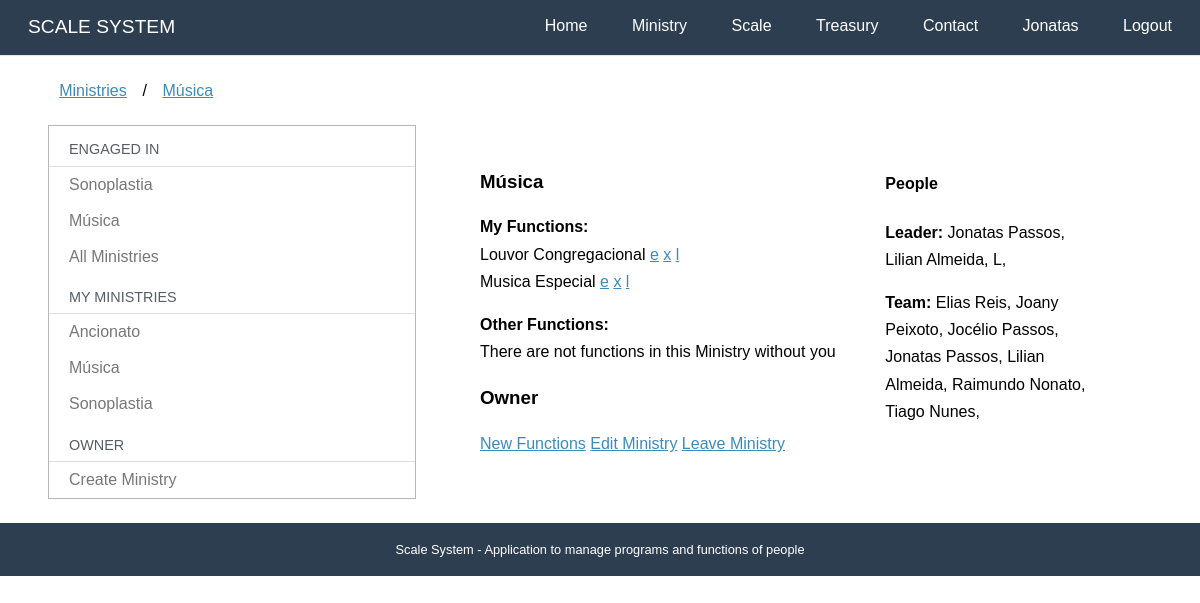
Page /ministries/musica (signed in) on the earlier database version.
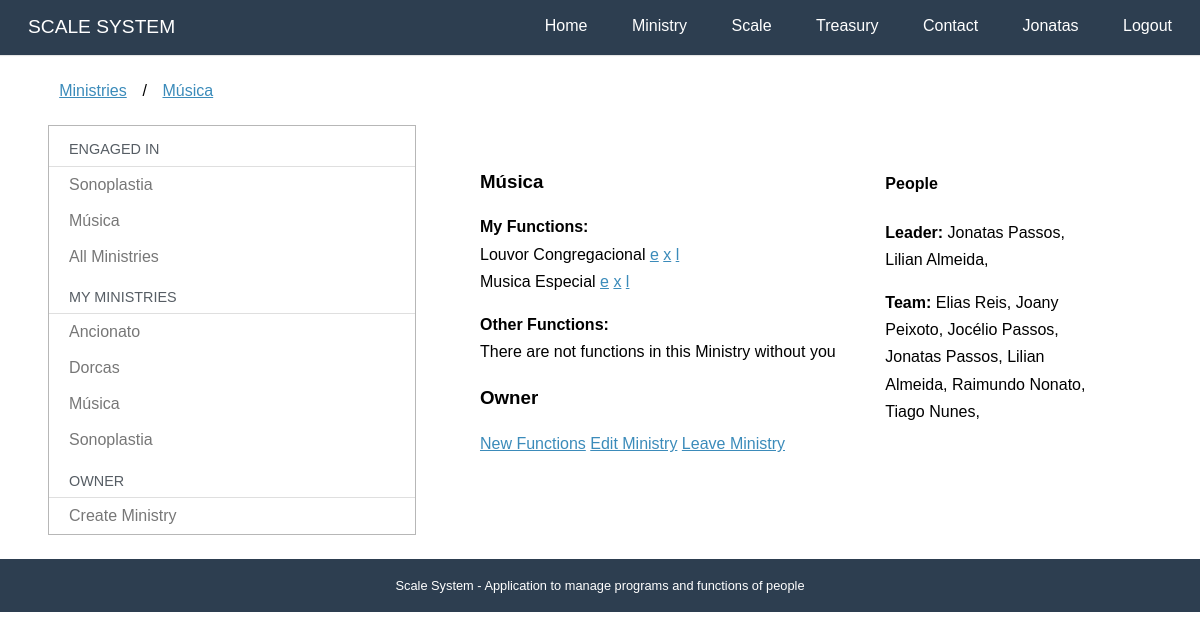
Same page on the later database version.
### accounts/models.py (models this page shows, shortened)
class User(AbstractBaseUser, PermissionsMixin):
    username = models.CharField(_('User Name'), max_length=30, unique=True,
        validators = [validators.RegexValidator(re.compile('^[\w.@+-]+$'),
            'O nome de usuário não pode conter letras, digitos ou os seguintes caracteres: @/./+/-/+')])
    email = models.EmailField(_('E-mail'), unique=True)
    name = models.CharField(_('Name'), max_length=100, blank=True)
    telefone = PhoneNumberField(_("Telegram Phone Number"), blank=True)
    name_telegram = models.SlugField(_("Telegram User Name"), blank=True)
    id_telegram = models.SlugField(_("Telegram ID"), blank=True)
    is_active = models.BooleanField(_('Is Active?'), blank=True, default=True)
    is_staff = models.BooleanField(_('Is Staff?'), blank=True, default=False)
    date_joined = models.DateTimeField(_('Entry date'), auto_now_add = True)
    first_access = models.BooleanField(_('Already logged in?'), blank=True, default=False)
    objects = UserManager()
    USERNAME_FIELD  = 'username'
    REQUIRED_FIELDS = ['email']
    def __str__(self):
        return self.name or self.username
    def get_full_name(self):
        return str(self)
    def get_first_name(self):
        return self.get_full_name().split()[0]
    class Meta:
        verbose_name= 'Usuário'
        verbose_name_plural = 'Usuários'
        ordering = ['username']

### ministries/models.py (models this page shows, shortened)
class Ministry (models.Model):
    name = models.CharField(_("Name"), max_length=50)
    slug = models.SlugField(_("Slug"))
    code = models.SlugField(_("Code"), blank=True) # sistema da tesouraria
    created_at = models.DateTimeField(_("Created at"), auto_now_add=True)
    updated_at = models.DateTimeField(_('Updated at'), auto_now=True)
    leader = models.ManyToManyField("accounts.User",blank=True, verbose_name=_("Leadership"))
    objects = MinistryManager()
    def __str__(self):
        return self.name
    def get_leader(self):
        return self.leader.get_queryset()
    def get_leader_string(self):
        users = self.get_leader()
        ret = ""
        for us in users:
            ret += us.get_full_name() + ", "
        return ret
    def get_team(self):
        funcs = Function.objects.filter(ministry = self)
        users = []
        for fn in funcs:
            users +=list(fn.people.get_queryset())
        team = []
        for us in users:
            if us not in team:
                team.append(us)
        team.sort(key=lambda x:x.name)
        return team
    def get_team_string(self):
        team = self.get_team()
        ret = ""
        for t in team:
            ret += str(t) + ", "
        return ret
    def get_functions(self, user):
        return Function.objects.filter(ministry = self, people = user)
    def get_not_functions(self, user):
        fn = list(Function.objects.filter(ministry = self, people = user))
        all = Function.objects.filter(ministry = self)
        return list(filter(lambda x: x not in fn,all))
    class Meta:
        verbose_name = _("Ministry")
        verbose_name_plural = _("Ministries")
        ordering = ['name']

class Function (models.Model):
    name = models.CharField(_("Name"), max_length=50)
    ministry = models.ForeignKey("ministries.Ministry", verbose_name=_("Ministry"), on_delete=models.CASCADE)
    people = models.ManyToManyField("accounts.User",blank=True, verbose_name=_("People"))
    overload = models.ManyToManyField("ministries.Function", blank=True,  verbose_name=_("Overload"))
    created_at = models.DateTimeField(_("Created at"), auto_now_add=True)
    updated_at = models.DateTimeField(_('Updated at'), auto_now=True)
    def __str__(self):
        return self.name
    class Meta:
        verbose_name = _("Function")
        verbose_name_plural = _("Functions")
        ordering = ['name']

### ministries/views.py (the view)
# urls.py: path('<slug:ministry>', views.description,  name='description'),
@login_required
def description(request, ministry):
    template_name = 'ministries/description.html'
    context = {}
    try:
        context['ministry'] = Ministry.objects.get(slug = ministry)
    except Ministry.DoesNotExist:
        context['ministry'] = None
    context['user'] = request.user
    context['functions'] = context['ministry'].get_functions(request.user)
    context['not_functions'] = context['ministry'].get_not_functions(request.user)
    context['my_engaged'] = utils.my_engaged(request.user)
    context['my_ministries'] = utils.my_ministries(request.user)
    return render (request, template_name, context)

### ministries/utils.py (called while the page is built)
def my_engaged(user):
    def m(x):
        return [x.ministry]
    def r(x,a):
        if x not in a:
            a.append(x[0])
        return a
    functions = Function.objects.filter(people = user)
    return reduce(r,map(m,functions))

def my_ministries(user):
     return Ministry.objects.filter(leader=user)

### ministries/templates/ministries/description.html
{% extends "ministries/dashboard.html" %}
{% load i18n %}
{% block breadcrumb %}
{{ block.super }}
<li>/</li>
<li><a href="{% url 'ministries:description' ministry.slug %}">{{ministry}}</a></li>
{% endblock %}
{% block dashboard_content %}
<div class="pure-g-r content-ribbon">
    <div class="pure-u-2-3">
        <h3>{{ministry}}</h3>
        <div>
            <p>
                <strong>{% translate "My Functions:"%}</strong><br>
                {% if functions %}
                    {% for fun in functions %}
                        {{fun}} <a href="#edit">e</a> <a href="#delete">x</a> <a href="#leave">l</a> <br>
                    {% endfor %}
                {% else %}
                    {% translate "There are not functions in this Ministry with you" %}
                {% endif %}
            </p>
        </div>
        <div>
            <p>
                <strong>{% translate "Other Functions:"%}</strong><br>
                {% if not_functions %}
                    {% for fun in not_functions %}
                        {{fun}} <a href="#edit">e</a> <a href="#delete">x</a> <a href="#join">j</a> <br>
                    {% endfor %}
                {% else %}
                    {% translate "There are not functions in this Ministry without you" %}
                {% endif %}
            </p>
        </div>
        <div>
            <h3>{% translate "Owner"%}</h3>
            <p>
                <a href="#">{% translate "New Functions"%}</a>
                <a href="#">{% translate "Edit Ministry"%}</a>
                <a href="#">{% translate "Leave Ministry"%}</a>
            </p>
        </div>
    </div>
    <div class="pure-u-1-3">
        <h4>{% translate "People"%}</h4>
        <p>
            <strong>{% translate "Leader:"%}</strong>
            {{ministry.get_leader_string}}
        </p>
        <p>
            <strong>{% translate "Team:"%}</strong>
            {{ministry.get_team_string}}
        </p>
    </div>
</div>
{% endblock %}

### ministries/templates/ministries/dashboard.html (shortened to what this page needs)
{% extends "base.html" %}
{% load i18n %}
{% block content %}
<div class="pure-g-r content-ribbon">
    <div class="pure-u-1">
        <ul class="breadcrumb">
            {% block breadcrumb %}
            <li><a href="{% url 'ministries:dashboard' %}">{% translate "Ministries" %}</a></li>
            {% endblock %}
        </ul>
    </div>
    <div class="pure-u-1-3">
        <div class="pure-menu pure-menu-open">
            <a class="pure-menu-heading">{% translate "Engaged in" %}</a>
            <ul>
                {% if my_engaged %}
                {% for min in my_engaged %}
                <li><a href="{% url 'ministries:description' min.slug %}">{{min}}</a></li>
                {% endfor %}
                {% else %}
                {% translate "You are engaged in no Ministries" %}
                {% endif %}
                <li><a href="{% url 'ministries:all'%}">{% translate "All Ministries" %}</a></li>
                <li class="pure-menu-heading">{% translate "My ministries" %}</li>
                {% if my_ministries %}
                {% for min in my_ministries %}
                <li><a href="{% url 'ministries:description' min.slug %}">{{min}}</a></li>
                {% endfor %}
                {% else %}
                {% translate "You are engaged in no Ministries" %}
                {% endif %}
                <li class="pure-menu-heading">{% translate "Owner" %}</li>
                <li><a href="{% url 'ministries:register' %}">{% translate "Create Ministry" %}</a></li>
            </ul>
        </div>
    </div>
    <div class="pure-u-2-3">
        <div class="inner">
            {% block dashboard_content %}{% endblock %}
        </div>
    </div>
</div>
{% endblock %}

### core/templates/base.html (shortened to what this page needs)
<!doctype html>
{% load static %}
{% load i18n %}
<html lang="en">
<head>
    <link rel="stylesheet" href="{% static 'core/css/pure-min.css' %}">
    <link rel="stylesheet" href="{% static 'core/css/styles.css' %}" />
</head>
<body>
    <div class="header">
        <div class="home-menu pure-menu pure-menu-open pure-menu-horizontal pure-menu-fixed">
            <a class="pure-menu-heading" href="{% url 'core:home' %}">{% translate "SCALE SYSTEM"%}</a>
            <ul>
                <li class="pure-menu-selected"><a href="{% url 'core:home' %}">{% translate "Home" %}</a></li>
                {% if user.is_authenticated %}
                <li><a href="#">{% translate "Ministry" %}</a></li>
                <li><a href="#">{% translate "Scale" %}</a></li>
                <li><a href="#">{% translate "Treasury" %}</a></li>
                {% endif %}
                <li><a href="{% url 'core:contact' %}">{% translate "Contact" %}</a></li>
                {% if user.is_authenticated %}
                <li><a href="{% url 'accounts:dashboard' %}">{{user.get_first_name}}</a></li>
                <li><a href="{% url 'accounts:logout' %}">{% translate "Logout" %}</a></li>
                {% else %}
                <li><a href="{% url 'accounts:login' %}">{% translate "Login" %}</a></li>
                {% endif %}
            </ul>
        </div>
    </div>
    <div class="content">
        {% block content %}{% endblock %}
        <div class="footer">
            {% translate 'Scale System - Application to manage programs and functions of people' %}
        </div>
    </div>
</body>
</html>

### core/static/core/css/pure-min.css (style rules this page uses)
html { font-size:100%;-ms-text-size-adjust:100%;-webkit-text-size-adjust:100% }
html,button,input,select,textarea { font-family:sans-serif }
body { margin:0 }
h3 { font-size:1.17em;margin:1em 0 }
h4 { font-size:1em;margin:1.33em 0 }
b,strong { font-weight:700 }
p,pre { margin:1em 0 }
dl,menu,ol,ul { margin:1em 0 }
menu,ol,ul { padding:0 0 0 40px }
.pure-u-1,.pure-u-1-2,.pure-u-1-3,.pure-u-2-3,.pure-u-1-4,.pure-u-3-4,.pure-u-1-5,.pure-u-2-5,.pure-u-3-5,.pure-u-4-5,.pure-u-1-6,.pure-u-5-6,.pure-u-1-8,.pure-u-3-8,.pure-u-5-8,.pure-u-7-8,.pure-u-1-12,.pure-u-5-12,.pure-u-7-12,.pure-u-11-12,.pure-u-1-24,.pure-u-5-24,.pure-u-7-24,.pure-u-11-24,.pure-u-13-24,.pure-u-17-24,.pure-u-19-24,.pure-u-23-24 { display:inline-block;*display:inline;zoom:1;letter-spacing:normal;word-spacing:normal;vertical-align:top;text-rendering:auto }
.pure-u-1 { width:100% }
.pure-u-1-3 { width:33.3333%;*width:33.3023% }
.pure-u-2-3 { width:66.6667%;*width:66.6357% }
.pure-g-r { letter-spacing:-.31em;*letter-spacing:normal;*word-spacing:-.43em;font-family:FreeSans,Arimo,"Droid Sans",Helvetica,Arial,sans-serif;display:-webkit-flex;-webkit-flex-flow:row wrap;display:-ms-flexbox;-ms-flex-flow:row wrap }
.pure-g-r [class *="pure-u"] { font-family:sans-serif }
.pure-menu ul { position:absolute;visibility:hidden }
.pure-menu.pure-menu-open { visibility:visible;z-index:2;width:100% }
.pure-menu ul { left:-10000px;list-style:none;margin:0;padding:0;top:-10000px;z-index:1 }
.pure-menu>ul { position:relative }
.pure-menu-open>ul { left:0;top:0;visibility:visible }
.pure-menu li { position:relative }
.pure-menu a,.pure-menu .pure-menu-heading { display:block;color:inherit;line-height:1.5em;padding:5px 20px;text-decoration:none;white-space:nowrap }
.pure-menu.pure-menu-horizontal>.pure-menu-heading { display:inline-block;*display:inline;zoom:1;margin:0;vertical-align:middle }
.pure-menu.pure-menu-horizontal>ul { display:inline-block;*display:inline;zoom:1;vertical-align:middle;height:2.4em }
.pure-menu li a { padding:5px 20px }
.pure-menu-fixed { position:fixed;top:0;left:0;width:100% }
.pure-menu-horizontal li { display:inline-block;*display:inline;zoom:1;vertical-align:middle }
.pure-menu.pure-menu-open,.pure-menu.pure-menu-horizontal li .pure-menu-children { background:#fff;border:1px solid #b7b7b7 }
.pure-menu.pure-menu-horizontal,.pure-menu.pure-menu-horizontal .pure-menu-heading { border:0 }
.pure-menu a { border:1px solid transparent;border-left:0;border-right:0 }
.pure-menu a,.pure-menu .pure-menu-can-have-children>li:after { color:#777 }
.pure-menu .pure-menu-heading { color:#565d64;text-transform:uppercase;font-size:90%;margin-top:.5em;border-bottom-width:1px;border-bottom-style:solid;border-bottom-color:#dfdfdf }
.pure-menu .pure-menu-selected a { color:#000 }
.pure-menu.pure-menu-open.pure-menu-fixed { border:0;border-bottom:1px solid #b7b7b7 }

### core/static/core/css/styles.css (style rules this page uses)
* { -webkit-box-sizing: border-box; -moz-box-sizing: border-box; box-sizing: border-box; }
body { margin: 0 auto; line-height: 1.7em; }
a { color: #3b8bba; }
.content { padding-top: 2em; }
.header { margin: 0 0; }
.header .pure-menu { padding: 0.5em; background-color: #2d3e50; }
.header .pure-menu a { color: #fff; }
.header .pure-menu-heading { float: left; }
.header ul { float: right; }
.home-menu { padding: 0.5em; text-align: left; box-shadow: 0 1px 1px rgba(0,0,0, 0.10); }
.home-menu.pure-menu-open { background: #2d3e50; }
.pure-menu.pure-menu-open.pure-menu-fixed { border-bottom: none; z-index: 4; }
.home-menu .pure-menu-heading { color: white; font-weight: 400; font-size: 120%; }
.home-menu .pure-menu-selected a { color: white; }
.home-menu a { color: #6FBEF3; }
.content .content-ribbon { margin: 1.5em 3em; }
.footer { background: #2d3e50; color: #fff; text-align: center; padding: 1em; font-size: 80%; }
.inner { padding: 0em 1em; }
.inner p { margin-top: 0; }
ul.breadcrumb { padding: 0; }
ul.breadcrumb li { display: inline-block; }
ul.breadcrumb li a { display: inline-block; padding: 0.3em 0.7em; }

Differences in the rows shown:
computed for Ministry "Música": get_leader_string "Jonatas Passos, Lilian Almeida, L," → "Jonatas Passos, Lilian Almeida,"
added Ministry: name "Dorcas"
